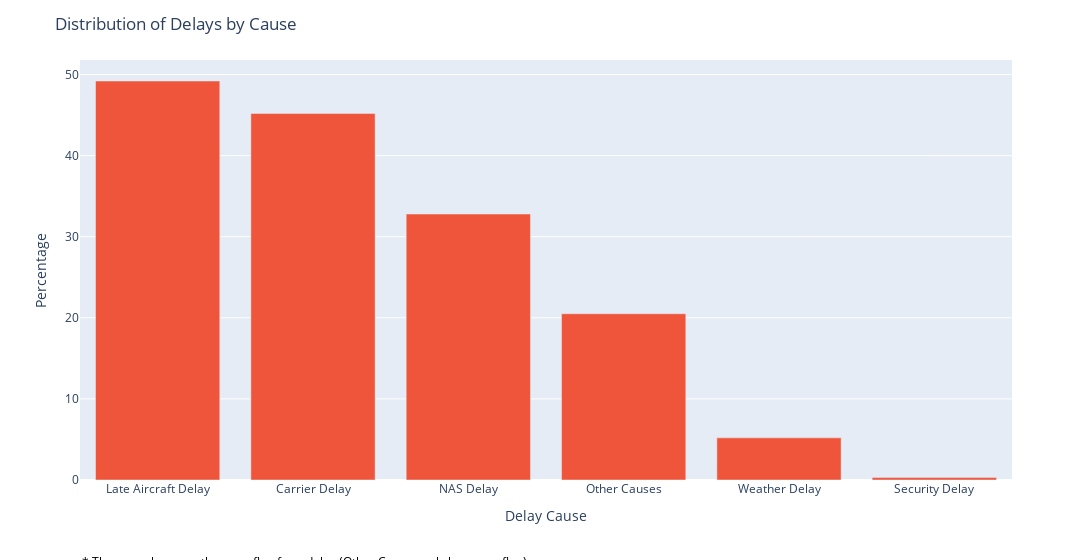

The code cell stored with this chart in its notebook:
### Code cell
# How are those delays distributed through causes?
# There can be more than one flag for a delay

delay_causes_dict = {'Delay_Cause': ['Carrier Delay', 'Weather Delay', 'NAS Delay', 'Late Aircraft Delay', 'Security Delay', 'Other Causes'], \
                    'pct_of_delays': [round(df[df['DEP_DEL15']>0].CARRIER_DELAY.value_counts(normalize=True)[1], 3), \
                    round(df[df['DEP_DEL15']>0].WEATHER_DELAY.value_counts(normalize=True)[1], 3), \
                    round(df[df['DEP_DEL15']>0].NAS_DELAY.value_counts(normalize=True)[1], 3), \
                    round(df[df['DEP_DEL15']>0].LATE_AIRCRAFT_DELAY.value_counts(normalize=True)[1], 3), \
                    round(df[df['DEP_DEL15']>0].SECURITY_DELAY.value_counts(normalize=True)[1], 3), \
                    round(df[df['DEP_DEL15']>0].OTHER_CAUSES.value_counts(normalize=True)[1], 3)]}

delay_causes_df = pd.DataFrame(delay_causes_dict, index=list(range(0,6)))

delay_causes_df.pct_of_delays = delay_causes_df.pct_of_delays*100

# plot 

fig = px.bar(delay_causes_df, x='Delay_Cause', y='pct_of_delays', width=1100)

fig.update_layout(xaxis={'categoryorder':'total descending', 'title': 'Delay Cause'}, yaxis={'title': 'Percentage'},\
    title_text='Distribution of Delays by Cause')#, title_x=0.5)

fig.update_traces(marker_color='#EF553B')

fig.add_annotation(dict(font=dict(color='black',size=12),
                                        x=0,
                                        y=-0.22,
                                        showarrow=False,
                                        text="* There can be more than one flag for a delay (Other Causes only have one flag)",
                                        textangle=0,
                                        xanchor='left',
                                        xref="paper",
                                        yref="paper"))
fig.show()

fig.update_layout({
'plot_bgcolor': 'rgba(0, 0, 0, 0)',
'paper_bgcolor': 'rgba(0, 0, 0, 0)',
})
fig.write_image("images/fig2.png", scale=2)

### Figure 1 — Plotly figure (JSON) as saved in the notebook; plotly's stock layout.template omitted (floating-point values rounded to 4 significant figures)
{"data": [{"alignmentgroup": "True", "hovertemplate": "Delay_Cause=%{x}<br>pct_of_delays=%{y}<extra></extra>", "legendgroup": "", "marker": {"color": "#EF553B", "pattern": {"shape": ""}}, "name": "", "offsetgroup": "", "orientation": "v", "showlegend": false, "textposition": "auto", "type": "bar", "x": ["Carrier Delay", "Weather Delay", "NAS Delay", "Late Aircraft Delay", "Security Delay", "Other Causes"], "xaxis": "x", "y": [45.2, 5.2, 32.8, 49.2, 0.3, 20.5], "yaxis": "y"}], "layout": {"annotations": [{"font": {"color": "black", "size": 12}, "showarrow": false, "text": "* There can be more than one flag for a delay (Other Causes only have one flag)", "textangle": 0, "x": 0, "xanchor": "left", "xref": "paper", "y": -0.22, "yref": "paper"}], "barmode": "relative", "legend": {"tracegroupgap": 0}, "margin": {"t": 60}, "title": {"text": "Distribution of Delays by Cause"}, "width": 1100, "xaxis": {"anchor": "y", "categoryorder": "total descending", "domain": [0, 1], "title": {"text": "Delay Cause"}}, "yaxis": {"anchor": "x", "domain": [0, 1], "title": {"text": "Percentage"}}}}
